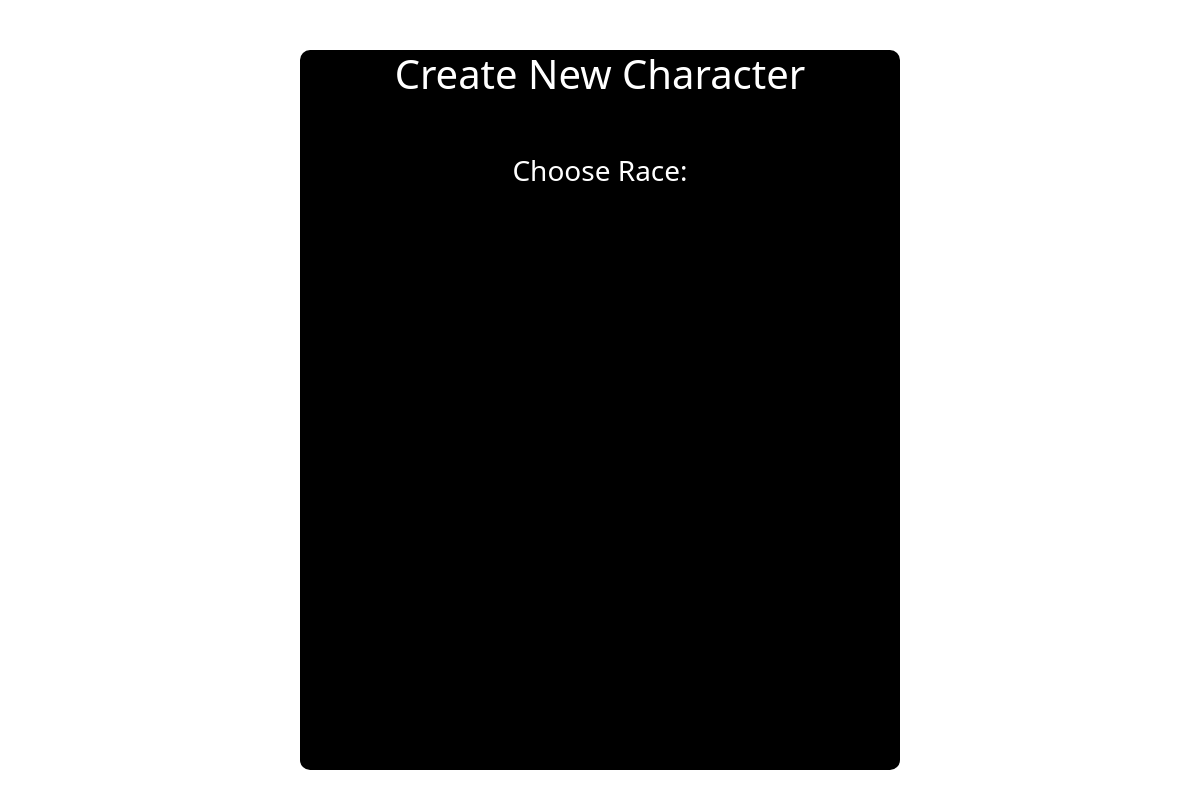
Page /character/ on the earlier database version.
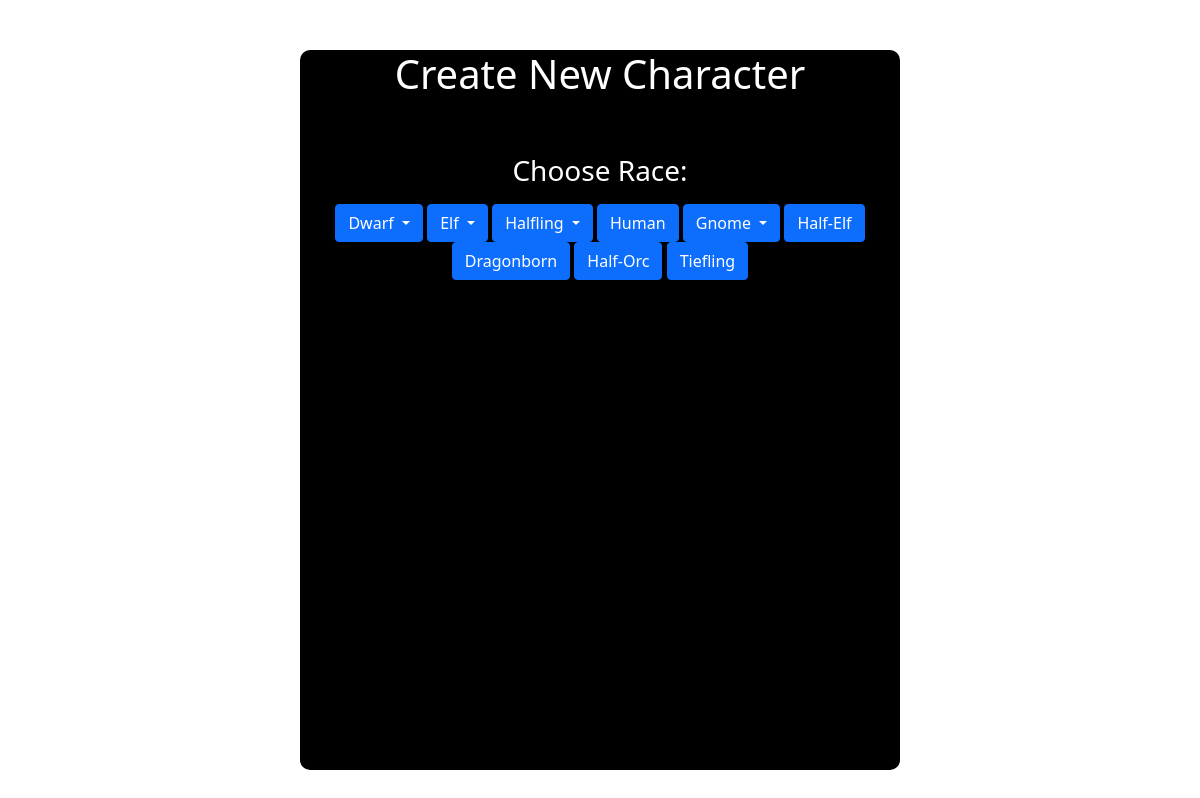
Same page on the later database version.
### character/models.py (models this page shows, shortened)
class Race(models.Model):
  race_name = models.CharField(max_length=50)
  race_description = models.TextField()
  race_img = models.TextField()
  race_str_bonus = models.IntegerField()
  race_dex_bonus = models.IntegerField()
  race_con_bonus = models.IntegerField()
  race_int_bonus = models.IntegerField()
  race_wis_bonus = models.IntegerField()
  race_cha_bonus = models.IntegerField()
  race_spd = models.IntegerField()
  race_darkvision = models.BooleanField()
  race_has_subrace = models.BooleanField()
  race_has_special = models.BooleanField()

### character/views.py (the view)
# urls.py: path('', views.index, name='index')
def index(request):
  all_races = Race.objects.all()
  sub_races = SubRace.objects.all()
  context = {
    'races': all_races,
    'sub_races': sub_races
  }
  return render(request, 'index.html', context)

### character/templates/index.html (shortened to what this page needs)
{% extends 'base.html' %}
{% block body %}
<div class = "main-container">
  <h1>Create New Character</h1>
  <br /><br />
  <h3 class = "h3 mb-3 font-weight-normal">Choose Race:</h3>
  {% for race in races %}
    {% if race.race_has_subrace %}
    <div class = "btn-group">
      <button class = "btn btn-primary dropdown-toggle" type="button"  id = "race-{{race.id}}" data-toggle="dropdown" aria-haspopup="true" aria-expanded="false">
        {{ race.race_name }}
      </button>
    </div>
    {% else %}
    <div class = "btn-group">
      <button class = "btn btn-primary" id = "race-{{race.id}}">{{ race.race_name }}</button>
    </div>
    {% endif %}
  {% endfor %}
  <br />
</div>
{% endblock %}

### character/templates/base.html (shortened to what this page needs)
<!doctype html>
<html lang="en">
  <head>
    <link href="https://cdn.jsdelivr.net/npm/bootstrap@5.0.0-beta2/dist/css/bootstrap.min.css" rel="stylesheet">
    {% load static %}
    <link href = "{% static 'css/styles.css' %}" rel = "stylesheet">
  </head>
  <body>
    {% block body %} {% endblock %}
    {% load static %}
  </body>
</html>
</body>
</html>

### character/static/css/styles.css (style rules this page uses)
body { height: 100vh; width: 100vw; background-image: url("https://cdn.pixabay.com/photo/2016/09/08/02/06/fairy-tale-1653150_960_720.jpg"); background-repeat: no-repeat; background-size: cover; overflow-y: hidden; }
.main-container { margin-top: 50px; text-align: center; width: 50%; height: 90%; margin-left: auto; margin-right: auto; background-color: black; color: white; border-radius: 10px; overflow-y: auto; }

Differences in the rows shown:
added Race: race_name "Dwarf"
added Race: race_name "Elf"
added Race: race_name "Halfling"
added Race: race_name "Human"
added Race: race_name "Gnome"
added Race: race_name "Half-Elf"
added Race: race_name "Dragonborn"
added Race: race_name "Half-Orc"
added Race: race_name "Tiefling"
